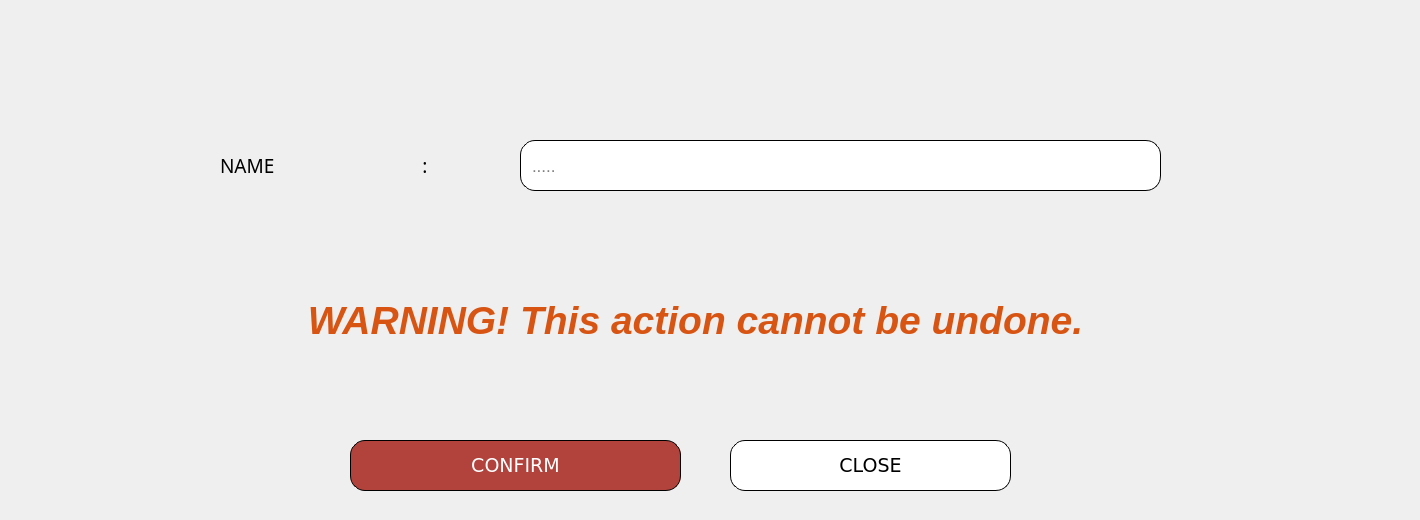
       <widget class="QWidget" name="DELETE_OTHER">
        <widget class="QFrame" name="frame_deletegutter_14">
         <property name="geometry">
          <rect>
           <x>-10</x>
           <y>30</y>
           <width>1411</width>
           <height>391</height>
          </rect>
         </property>
         <property name="styleSheet">
          <string notr="true">    background-color: transparent;
</string>
         </property>
         <property name="frameShape">
          <enum>QFrame::StyledPanel</enum>
         </property>
         <property name="frameShadow">
          <enum>QFrame::Raised</enum>
         </property>
         <widget class="QLabel" name="label_667">
          <property name="geometry">
           <rect>
            <x>230</x>
            <y>110</y>
            <width>311</width>
            <height>51</height>
           </rect>
          </property>
          <property name="font">
           <font>
            <family>Poppins Medium</family>
            <pointsize>14</pointsize>
            <weight>50</weight>
            <bold>false</bold>
           </font>
          </property>
          <property name="styleSheet">
           <string notr="true">    background-color: transparent;
</string>
          </property>
          <property name="text">
           <string>NAME                              :</string>
          </property>
         </widget>
         <widget class="QLineEdit" name="lineEdit_52">
          <property name="geometry">
           <rect>
            <x>1030</x>
            <y>460</y>
            <width>371</width>
            <height>51</height>
           </rect>
          </property>
          <property name="styleSheet">
           <string notr="true">    background-color: #ffffff;
    color: black;
    border-radius: 15px;
border: 1px solid #000000; 
    padding: 9px;
font-family: &quot;Verdana&quot;, sans-serif; 
text-align: center;</string>
          </property>
          <property name="placeholderText">
           <string>.....</string>
          </property>
         </widget>
         <widget class="QLineEdit" name="lineEdit_DeleteOTHER_Name">
          <property name="geometry">
           <rect>
            <x>530</x>
            <y>110</y>
            <width>641</width>
            <height>51</height>
           </rect>
          </property>
          <property name="font">
           <font>
            <pointsize>13</pointsize>
           </font>
          </property>
          <property name="styleSheet">
           <string notr="true">    background-color: #ffffff;
    color: black;
    border-radius: 15px;
border: 1px solid #000000; 
    padding: 9px;
</string>
          </property>
          <property name="placeholderText">
           <string>.....</string>
          </property>
         </widget>
         <widget class="QLabel" name="label_668">
          <property name="geometry">
           <rect>
            <x>0</x>
            <y>185</y>
            <width>1411</width>
            <height>211</height>
           </rect>
          </property>
          <property name="font">
           <font>
            <family>Arial</family>
            <pointsize>29</pointsize>
            <weight>75</weight>
            <italic>true</italic>
            <bold>true</bold>
           </font>
          </property>
          <property name="styleSheet">
           <string notr="true">    background-color: transparent;
color: #d75413;
</string>
          </property>
          <property name="text">
           <string>WARNING! This action cannot be undone.</string>
          </property>
          <property name="alignment">
           <set>Qt::AlignCenter</set>
          </property>
         </widget>
        </widget>
        <widget class="QFrame" name="frame_112">
         <property name="geometry">
          <rect>
           <x>-10</x>
           <y>420</y>
           <width>1331</width>
           <height>91</height>
          </rect>
         </property>
         <property name="styleSheet">
          <string notr="true">    background-color: transparent;
</string>
         </property>
         <property name="frameShape">
          <enum>QFrame::StyledPanel</enum>
         </property>
         <property name="frameShadow">
          <enum>QFrame::Raised</enum>
         </property>
         <widget class="QPushButton" name="pushButton_Confirm_OTHERdelete">
          <property name="geometry">
           <rect>
            <x>360</x>
            <y>20</y>
            <width>331</width>
            <height>51</height>
           </rect>
          </property>
          <property name="font">
           <font>
            <family>Verdana</family>
            <pointsize>14</pointsize>
           </font>
          </property>
          <property name="styleSheet">
           <string notr="true">QPushButton {
    background-color: #b2423c;
    color: white;
    border-radius: 15px;
    border: 1px solid #000000;
    padding: 9px;
    font-family: &quot;Verdana&quot;, sans-serif;
    text-align: center;
}

QPushButton:hover {
    background-color: rgba(178, 66, 60, 0.9); 
}</string>
          </property>
          <property name="text">
           <string>CONFIRM</string>
          </property>
         </widget>
         <widget class="QPushButton" name="pushButton_Close_OTHERdelete">
          <property name="geometry">
           <rect>
            <x>740</x>
            <y>20</y>
            <width>281</width>
            <height>51</height>
           </rect>
          </property>
          <property name="font">
           <font>
            <family>Verdana</family>
            <pointsize>14</pointsize>
           </font>
          </property>
          <property name="styleSheet">
           <string notr="true">
/* Default Inactive Button */
QPushButton {
    background-color: #ffffff;
    color: black;
    border-radius: 15px;
border: 1px solid #000000; 
    padding: 9px;
font-family: &quot;Verdana&quot;, sans-serif; 
text-align: center;
}

/* Hover Effect on Inactive Buttons */
QPushButton:hover {
    background-color: #a6a6a6;
    color: white;
}

/* Active Button (Current Page) */
QPushButton#activeButton {
    background-color: #a6a6a6;
    color: white;
}
</string>
          </property>
          <property name="text">
           <string>CLOSE</string>
          </property>
         </widget>
        </widget>
       </widget>
